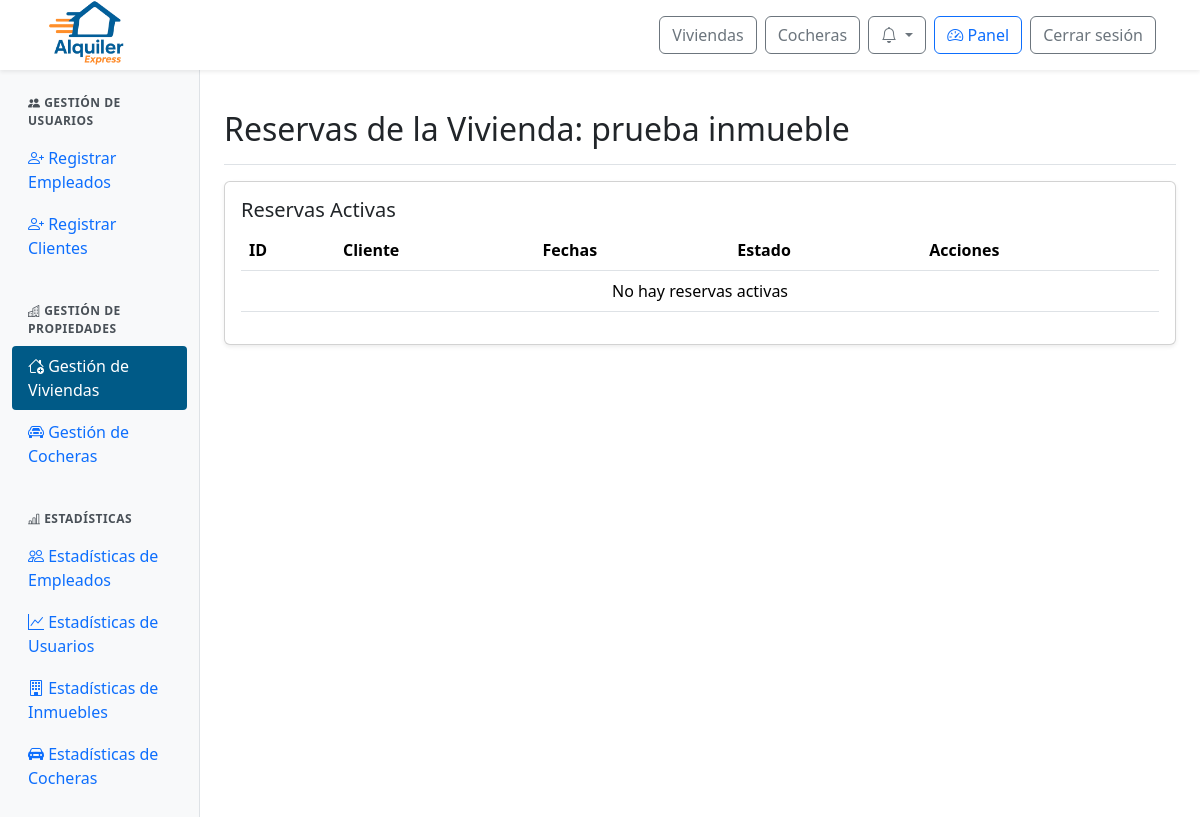
The app's page /panel/inmuebles/reservas/4/ (signed in), older data.
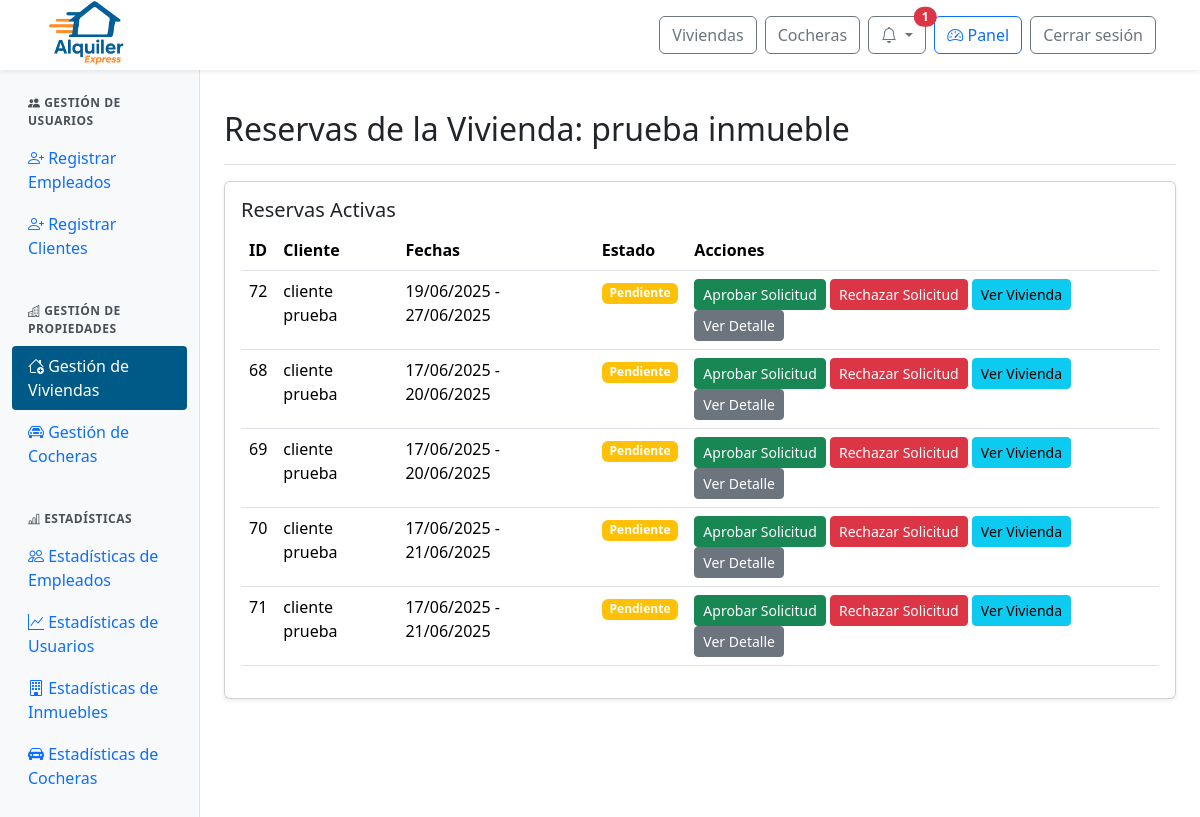
The same page, newer data.
### web/models.py (models this page shows, shortened)
class Inmueble(models.Model):
    id_inmueble = models.AutoField(primary_key=True)
    nombre = models.CharField(max_length=100, unique=True)
    ubicacion = models.TextField()
    provincia = models.ForeignKey(Provincia, on_delete=models.SET_NULL, null=True)
    ciudad = models.ForeignKey(Ciudad, on_delete=models.SET_NULL, null=True)
    descripcion = models.TextField()
    cantidad_banios = models.IntegerField()
    cantidad_ambientes = models.IntegerField()
    cantidad_camas = models.IntegerField()
    cantidad_huespedes = models.IntegerField()
    precio_por_dia = models.DecimalField(max_digits=10, decimal_places=2)
    politica_cancelacion = models.TextField()
    fecha_publicacion = models.DateField()
    cochera = models.ForeignKey(Cochera, null=True, blank=True, on_delete=models.SET_NULL)
    estado = models.ForeignKey(Estado, on_delete=models.SET_NULL, null=True)
    empleado = models.ForeignKey(Perfil, null=True, blank=True, on_delete=models.SET_NULL)
    minimo_dias_alquiler = models.PositiveIntegerField(default=1, verbose_name="Mínimo de días de alquiler")

class Reserva(models.Model):
    id_reserva = models.AutoField(primary_key=True)
    fecha_inicio = models.DateField()
    fecha_fin = models.DateField()
    precio_total = models.DecimalField(max_digits=10, decimal_places=2)
    estado = models.ForeignKey(Estado, on_delete=models.SET_NULL, null=True)  # Aquí está el estado FK
    inmueble = models.ForeignKey(Inmueble, null=True, blank=True, on_delete=models.SET_NULL)
    cochera = models.ForeignKey(Cochera, null=True, blank=True, on_delete=models.SET_NULL)
    descripcion = models.TextField()
    aprobada_en = models.DateTimeField(null=True, blank=True)

class ClienteInmueble(models.Model):
    id_cliente_inmueble = models.AutoField(primary_key=True)
    cliente = models.ForeignKey(Perfil, on_delete=models.CASCADE)  # FK a Perfil, no Usuario
    inmueble = models.ForeignKey(Inmueble, null=True, blank=True, on_delete=models.SET_NULL)
    cochera = models.ForeignKey(Cochera, null=True, blank=True, on_delete=models.SET_NULL)
    reserva = models.ForeignKey(Reserva, on_delete=models.CASCADE)

class Perfil(models.Model):
    id_perfil = models.AutoField(primary_key=True)
    usuario = models.OneToOneField(User, on_delete=models.CASCADE)
    dni = models.CharField(max_length=20)
    fecha_nacimiento = models.DateField(null=True, blank=True)

class Estado(models.Model):
    id_estado = models.AutoField(primary_key=True)
    nombre = models.CharField(max_length=100)

### web/views.py (the view)
# urls.py: path('panel/inmuebles/reservas/<int:id_inmueble>/', views.admin_inmuebles_reservas, name='admin_inmuebles_reservas'),
@login_required
@user_passes_test(is_admin_or_empleado)
def admin_inmuebles_reservas(request, id_inmueble):
    inmueble = get_object_or_404(Inmueble, id_inmueble=id_inmueble)
    reservas = Reserva.objects.filter(
        inmueble=inmueble,
        estado__nombre__in=["Pendiente", "Aprobada", "Pagada", "Confirmada"]
    ).order_by('-fecha_inicio')
    return render(request, 'admin/admin_inmuebles_reservas.html', {
        'inmueble': inmueble,
        'reservas': reservas
    })

### web/context_processors.py (called while the page is built)
def notifications(request):
    if request.user.is_authenticated:
        try:
            return {
                'notificaciones': request.user.perfil.notificacion_set.order_by('-fecha_creacion')[:10],
                'notificaciones_no_leidas': request.user.perfil.notificacion_set.filter(leido=False).count()
            }
        except Exception:
            return {}
    return {}

def is_client_context(request):
    return {'is_client': is_client(request.user)}

### web/views.py (called while the page is built)
def is_admin_or_empleado(user):
    return user.is_authenticated and (user.is_staff or user.groups.filter(name="empleado").exists())

def is_client(user):
    return user.is_authenticated and user.groups.filter(name="cliente").exists()

### web/templates/admin/admin_inmuebles_reservas.html (shortened to what this page needs)
{% extends 'admin/admin_base.html' %}
{% load static %}
{% block admin_content %}
<div class="d-flex justify-content-between flex-wrap flex-md-nowrap align-items-center pt-3 pb-2 mb-3 border-bottom">
  <h1 class="h2">Reservas de la Vivienda: {{ inmueble.nombre }}</h1>
</div>
<div class="card shadow-sm mb-4">
  <div class="card-body">
    <h5 class="card-title">Reservas Activas</h5>
    <div class="table-responsive">
      <table class="table table-hover">
        <thead>
          <tr>
            <th>ID</th>
            <th>Cliente</th>
            <th>Fechas</th>
            <th>Estado</th>
            <th>Acciones</th>
          </tr>
        </thead>
        <tbody>
          {% for reserva in reservas %}
          <tr>
            <td>{{ reserva.id_reserva }}</td>
            <td>
              {% with relacion=reserva.clienteinmueble_set.first %}
                {% if relacion and relacion.cliente %}
                  {{ relacion.cliente.usuario.get_full_name|default:relacion.cliente.usuario.username }}
                {% else %}
                  Cliente no disponible
                {% endif %}
              {% endwith %}
            </td>
            <td>{{ reserva.fecha_inicio|date:"d/m/Y" }} - {{ reserva.fecha_fin|date:"d/m/Y" }}</td>
            <td>
              <span class="badge
                {% if reserva.estado.nombre == 'Confirmada' %}bg-success
                {% elif reserva.estado.nombre == 'Cancelada' %}bg-danger
                {% elif reserva.estado.nombre == 'Rechazada' %}bg-secondary
                {% elif reserva.estado.nombre == 'Pagada' %}bg-info
                {% elif reserva.estado.nombre == 'Aprobada' %}bg-primary
                {% elif reserva.estado.nombre == 'Pendiente' %}bg-warning
                {% elif reserva.estado.nombre == 'Finalizada' %}bg-dark
                {% else %}bg-warning{% endif %}">
                {{ reserva.estado.nombre }}
              </span>
            </td>
            <td>
              {% if reserva.estado.nombre == 'Pendiente' %}
                <button class="btn btn-sm btn-success" onclick="cambiarEstado('{{ reserva.id_reserva }}', 'Aprobada')">Aprobar Solicitud</button>
                <button class="btn btn-sm btn-danger" onclick="cambiarEstado('{{ reserva.id_reserva }}', 'Rechazada')">Rechazar Solicitud</button>
              {% elif reserva.estado.nombre == 'Aprobada' %}
                <button class="btn btn-sm btn-success">Esperando Pago...</button>
              {% elif reserva.estado.nombre == 'Pagada' %}
                <button class="btn btn-sm btn-success" onclick="cambiarEstado('{{ reserva.id_reserva }}', 'Confirmada')">Confirmar Alquiler</button>
                <button class="btn btn-sm btn-danger" onclick="cambiarEstado('{{ reserva.id_reserva }}', 'Cancelada')">Cancelar Alquiler</button>
              {% elif reserva.estado.nombre == 'Confirmada' %}
                <button class="btn btn-sm btn-success" onclick="cambiarEstado('{{ reserva.id_reserva }}', 'Finalizada')">Terminar Alquiler</button>
                <button class="btn btn-sm btn-danger" onclick="cambiarEstado('{{ reserva.id_reserva }}', 'Cancelada')">Cancelar Alquiler</button>
              {% endif %}
              <a href="{% url 'detalle_inmueble' inmueble.id_inmueble %}" class="btn btn-sm btn-info">Ver Vivienda</a>
              <a href="{% url 'ver_detalle_reserva' reserva.id_reserva %}" class="btn btn-sm btn-secondary">Ver Detalle</a>
            </td>
          </tr>
          {% empty %}
          <tr>
            <td colspan="5" class="text-center">No hay reservas activas</td>
          </tr>
          {% endfor %}
        </tbody>
      </table>
    </div>
  </div>
</div>
{% endblock %}

### web/templates/admin/admin_base.html (shortened to what this page needs)
{% extends 'base.html' %}
{% load static %}
{% load user_groups %}
{% block extra_css %}
<link href="https://cdn.jsdelivr.net/npm/bootstrap-icons/font/bootstrap-icons.css" rel="stylesheet">
<link rel="stylesheet" href="{% static 'css/admin.css' %}">
{% endblock %}
{% block content %}
<div class="container-fluid" style="margin-top: 70px;">
  <div class="row">
    <nav class="col-md-3 col-lg-2 d-md-block sidebar">
      <div class="position-sticky pt-3">
        {% if user.is_staff or user|has_group:"empleado" %}
        <div class="sidebar-section">
          <div class="sidebar-section-title">
            <i class="bi bi-people-fill"></i> Gestión de Usuarios
          </div>
          <ul class="nav flex-column">
            {% if user.is_staff %}
            <li class="nav-item">
              <a class="nav-link {% if request.resolver_match.url_name == 'admin_alta_empleados' %}active{% endif %}"
                  href="{% url 'admin_alta_empleados' %}">
                <i class="bi bi-person-plus"></i> Registrar Empleados
              </a>
            </li>
            {% endif %}
            <li class="nav-item">
              <a class="nav-link {% if request.resolver_match.url_name == 'admin_alta_cliente' %}active{% endif %}"
                  href="{% url 'admin_alta_cliente' %}">
                <i class="bi bi-person-plus"></i> Registrar Clientes
              </a>
            </li>
          </ul>
        </div>
        {% endif %}
        {% if user.is_staff or user|has_group:"empleado" %}
        <div class="sidebar-section">
          <div class="sidebar-section-title">
            <i class="bi bi-buildings"></i> Gestión de Propiedades
          </div>
          <ul class="nav flex-column">
            <li class="nav-item">
              <a class="nav-link {% if request.resolver_match.url_name == 'admin_inmuebles' or request.resolver_match.url_name == 'admin_inmuebles_alta' or 'admin_inmuebles_' in request.resolver_match.url_name %}active{% endif %}"
                href="{% url 'admin_inmuebles' %}">
                <i class="bi bi-house-add"></i> Gestión de Viviendas
              </a>
            </li>
            <li class="nav-item">
              <a class="nav-link {% if request.resolver_match.url_name == 'admin_cocheras' or request.resolver_match.url_name == 'admin_cocheras_alta' or 'admin_cocheras_' in request.resolver_match.url_name %}active{% endif %}"
                href="{% url 'admin_cocheras' %}">
                <i class="bi bi-car-front"></i> Gestión de Cocheras
              </a>
            </li>
          </ul>
        </div>
        {% endif %}
        {% if user.is_staff %}
        <div class="sidebar-section">
          <div class="sidebar-section-title">
            <i class="bi bi-bar-chart-line"></i> Estadísticas
          </div>
          <ul class="nav flex-column">
            <li class="nav-item">
              <a class="nav-link {% if request.resolver_match.url_name == 'admin_estadisticas_empleados' %}active{% endif %}"
                  href="{% url 'admin_estadisticas_empleados' %}">
                <i class="bi bi-people"></i> Estadísticas de Empleados
              </a>
            </li>
            <li class="nav-item">
              <a class="nav-link {% if 'admin_estadisticas_usuarios' in request.resolver_match.url_name %}active{% endif %}"
                  href="{% url 'admin_estadisticas_usuarios' %}">
                <i class="bi bi-graph-up"></i> Estadísticas de Usuarios
              </a>
            </li>
            <li class="nav-item">
              <a class="nav-link {% if request.resolver_match.url_name == 'admin_estadisticas_inmuebles' %}active{% endif %}"
                  href="{% url 'admin_estadisticas_inmuebles' %}">
                <i class="bi bi-building"></i> Estadísticas de Inmuebles
              </a>
            </li>
            <li class="nav-item">
              <a class="nav-link {% if request.resolver_match.url_name == 'admin_estadisticas_cocheras' %}active{% endif %}"
                  href="{% url 'admin_estadisticas_cocheras' %}">
                <i class="bi bi-car-front-fill"></i> Estadísticas de Cocheras
              </a>
            </li>
          </ul>
        </div>
        {% endif %}
      </div>
    </nav>
    <main id="contenido-principal" class="col-md-9 ms-sm-auto col-lg-10 px-md-4 py-4">
      {% block admin_content %}{% endblock %}
    </main>
  </div>
</div>
{% endblock %}

### web/templates/base.html (shortened to what this page needs)
{% load static %}
{% load user_groups %}
<!DOCTYPE html>
<html lang="es">
<head>
  <link href="https://cdn.jsdelivr.net/npm/bootstrap@5.3.3/dist/css/bootstrap.min.css" rel="stylesheet">
  <link href="https://cdn.jsdelivr.net/npm/bootstrap-icons@1.10.5/font/bootstrap-icons.css" rel="stylesheet">
  <link rel="stylesheet" href="https://cdn.jsdelivr.net/npm/sweetalert2@11/dist/sweetalert2.min.css">
  <link rel="stylesheet" href="{% static 'css/global.css' %}">
  <link rel="stylesheet" href="{% static 'css/notification.css' %}">
  {% block extra_css %}{% endblock %}
</head>
<body>
  <nav class="navbar navbar-expand-lg navbar-light bg-white fixed-top shadow-sm px-4">
    <div class="navbar__container container-fluid d-flex align-items-center justify-content-between">
      <div class="d-flex align-items-center me-3">
        <a href="{% url 'index' %}">
          <img src="{% static 'img/logo-alquiler-express-3.png' %}" alt="Logo Alquiler Express" class="navbar__icon">
        </a>
      </div>
      <div class="navbar__buttons d-flex align-items-center ms-3">
        <a href="{% url 'buscar_inmuebles' %}" class="btn btn-outline-secondary me-2">Viviendas</a>
        <a href="{% url 'buscar_cocheras' %}" class="btn btn-outline-secondary me-2">Cocheras</a>
        {% if user.is_authenticated %}
          <div class="dropdown me-2">
            <button class="btn btn-outline-secondary position-relative dropdown-toggle"
                    type="button"
                    id="notificacionesDropdown"
                    data-bs-toggle="dropdown"
                    aria-expanded="false">
              <i class="bi bi-bell"></i>
              {% if notificaciones_no_leidas > 0 %}
                <span class="position-absolute top-0 start-100 translate-middle badge rounded-pill bg-danger">
                  {{ notificaciones_no_leidas }}
                </span>
              {% endif %}
            </button>
          </div>
          {% if user.is_staff or user|has_group:"empleado" %}
            <a href="{% url 'admin_panel' %}" class="btn btn-outline-primary me-2">
              <i class="bi bi-speedometer2"></i> Panel
            </a>
          {% endif %}
          <form action="{% url 'logout' %}" method="post" class="d-inline">
            <button type="submit" class="btn btn-outline-secondary me-2">Cerrar sesión</button>
          </form>
        {% else %}
          <a href="{% url 'login' %}" class="btn btn-outline-secondary me-2">Iniciar sesión</a>
          <a href="{% url 'register' %}" class="btn btn-primary">Registrarse</a>
        {% endif %}
      </div>
    </div>
  </nav>
  {% block content %}{% endblock %}
</body>
</html>

### web/static/css/global.css (style rules this page uses)
:root { --color-azul-alquiler: #005A87; --color-naranja-alquiler: #F26A1B; --color-azul-hover: #004466; --color-naranja-hover: #d85b17; }
.navbar { height: 70px; }
.navbar__container { height: 70px; }
.navbar__icon { height: 72px; }

### web/static/css/admin.css (style rules this page uses)
:root { --color-azul-alquiler: #005A87; --color-naranja-alquiler: #F26A1B; --color-azul-hover: #004466; --color-naranja-hover: #d85b17; }
.sidebar-section { margin-bottom: 1.5rem; }
.sidebar-section-title { padding: 0.5rem 1rem; font-weight: 600; color: #495057; text-transform: uppercase; font-size: 0.75rem; letter-spacing: 0.5px; }
.nav-link { padding: 0.5rem 1rem; border-radius: 4px; margin-bottom: 2px; }
.nav-link.active { background-color: #005A87; color: white !important; }
.sidebar { background-color: #f8f9fa; border-right: 1px solid #dee2e6; }

Row changes from the older to the newer data that the page shows:
added Reserva: id_reserva "72", clienteinmueble_set.first.cliente.usuario.get_full_name "cliente prueba", fecha_inicio "19/06/2025", fecha_fin "27/06/2025", estado.nombre "Pendiente"
added Reserva: id_reserva "68", clienteinmueble_set.first.cliente.usuario.get_full_name "cliente prueba", fecha_inicio "17/06/2025", fecha_fin "20/06/2025", estado.nombre "Pendiente"
added Reserva: id_reserva "69", clienteinmueble_set.first.cliente.usuario.get_full_name "cliente prueba", fecha_inicio "17/06/2025", fecha_fin "20/06/2025", estado.nombre "Pendiente"
added Reserva: id_reserva "70", clienteinmueble_set.first.cliente.usuario.get_full_name "cliente prueba", fecha_inicio "17/06/2025", fecha_fin "21/06/2025", estado.nombre "Pendiente"
added Reserva: id_reserva "71", clienteinmueble_set.first.cliente.usuario.get_full_name "cliente prueba", fecha_inicio "17/06/2025", fecha_fin "21/06/2025", estado.nombre "Pendiente"
Text that changed along with them:
{{ notificaciones_no_leidas }}: (not shown) → "1"
text no longer shown: "No hay reservas activas"
